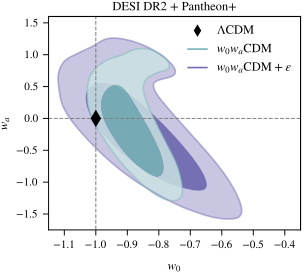

Source code (Python):
#!/usr/bin/env python3
"""Figure 2: DESI DR2 + Pantheon+ (w0, wa) posteriors with epsilon = 0 and free epsilon."""
from __future__ import annotations

import json
import sys
from pathlib import Path

# Direct execution puts figures/ on the import path; include the project root.
if __package__ in (None, ""):
    sys.path.insert(0, str(Path(__file__).resolve().parent.parent))

from figures.common import FIGURE_DIR, PURPLE, STYLE, TEAL, write_values

import matplotlib as mpl
import matplotlib.pyplot as plt
import numpy as np
from getdist import MCSamples, chains, plots
from matplotlib.lines import Line2D

from src.posterior_io import RUN_ROOT, load_run
from src.release_io import repo_relative, resolve

OUTPUT = FIGURE_DIR / "figure2.pdf"
PARAMETER_LABELS = {"Omega_m": r"\Omega_{\rm m}", "w0": r"w_0", "wa": r"w_a", "epsilon": r"\epsilon"}


def load_posterior(path: Path, name_tag: str) -> MCSamples:
    """Load one validated portable posterior for GetDist."""
    with np.load(path, allow_pickle=False) as posterior:
        samples = np.asarray(posterior["samples"], dtype=float)
        weights = np.asarray(posterior["weights"], dtype=float)
        names = [str(name) for name in posterior["parameter_names"]]
    if not {"w0", "wa"}.issubset(names):
        raise ValueError(f"Posterior does not contain both w0 and wa: {path}")
    previous = chains.print_load_details
    chains.print_load_details = False
    try:
        return MCSamples(samples=samples, weights=weights, names=names,
                         labels=[PARAMETER_LABELS.get(name, name) for name in names],
                         name_tag=name_tag, settings={"ignore_rows": 0})
    finally:
        chains.print_load_details = previous


def make_figure(fixed: MCSamples, free: MCSamples) -> mpl.figure.Figure:
    """Create the single-column two-dimensional marginalized contour plot."""
    width_inch = 0.9 * 3.375
    height_inch = 0.9 * width_inch
    plotter = plots.get_single_plotter(width_inch=width_inch, ratio=height_inch / width_inch,
                                       scaling=False)
    plotter.settings.axes_fontsize = 8
    plotter.settings.axes_labelsize = 9
    plotter.settings.legend_fontsize = 9
    plotter.plot_2d([free, fixed], "w0", "wa", filled=True, colors=[PURPLE, TEAL],
                    lws=[1.2, 1.2], lims=[-1.15, -0.35, -1.75, 1.60], alpha=[0.2, 0.2])

    ax = plotter.fig.axes[0]
    ax.plot(-1.0, 0.0, marker="d", markersize=7.5, markerfacecolor="black",
            markeredgecolor="black", linestyle="none", zorder=20)
    ax.set_title("DESI DR2 + Pantheon+", fontsize=9, pad=4.5)
    ax.set_xlabel(r"$w_0$", fontsize=9)
    ax.set_ylabel(r"$w_a$", fontsize=9)
    ax.set_xticks([-1.1, -1.0, -0.9, -0.8, -0.7, -0.6, -0.5, -0.4])
    ax.set_yticks(np.arange(-1.5, 1.51, 0.5))
    ax.tick_params(direction="out", length=4, width=0.7, labelsize=8)
    for spine in ax.spines.values():
        spine.set_visible(True)
    ax.spines["left"].set_linewidth(0.7)
    ax.spines["bottom"].set_linewidth(0.7)
    ax.hlines(y=0, xmin=-1.5, xmax=0, linestyle="dashed", linewidth=0.75, color="grey")
    ax.vlines(x=-1, ymin=-2.0, ymax=2.0, linestyle="dashed", linewidth=0.75, color="grey")

    handles = [
        Line2D([], [], color="black", marker="d", markersize=5, linestyle="none",
               label=r"$\Lambda$CDM"),
        Line2D([], [], color=TEAL, linewidth=1.2, label=r"$w_0w_a{\rm CDM}$"),
        Line2D([], [], color=PURPLE, linewidth=1.2, label=r"$w_0w_a{\rm CDM} + \varepsilon$"),
    ]
    ax.legend(handles=handles, loc="upper right", frameon=False, fontsize=9,
              handlelength=1.5, borderaxespad=0.3, labelspacing=0.45)
    plotter.fig.set_size_inches(width_inch, height_inch, forward=True)
    ax.set_position([0.16, 0.16, 0.83, 0.78])
    return plotter.fig


def main() -> None:
    """Load the selected saved runs and write the vector PDF."""
    records, posteriors = {}, {}
    for model, tag in (("w0wa", "CPL, epsilon=0"), ("w0wa-epsilon", "CPL, free epsilon")):
        record = load_run(RUN_ROOT, "pantheon", model)
        summary = json.loads(resolve(record["provenance"]["summary_path"]).read_text())
        if summary.get("nlive") != 3000 or summary.get("discard_exploration") is not True:
            raise ValueError(f"Expected nlive=3000 and discarded exploration: {model}")
        records[model] = {"nlive": summary["nlive"], "discard_exploration": True,
                          **record["provenance"]}
        posteriors[model] = load_posterior(resolve(record["provenance"]["posterior_path"]), tag)

    OUTPUT.parent.mkdir(parents=True, exist_ok=True)
    with mpl.rc_context(STYLE):
        figure = make_figure(posteriors["w0wa"], posteriors["w0wa-epsilon"])
        figure.savefig(OUTPUT, format="pdf", transparent=False)
        plt.close(figure)
    write_values(OUTPUT, {
        "run_root": repo_relative(RUN_ROOT), "runs": records,
        "plotted_parameters": ["w0", "wa"], "contour_probabilities": [0.68, 0.95],
        "method": "GetDist weighted marginalized 2D density with default smoothing; ignore_rows=0",
        "calibration_treatment": "explicit_sampling; calibration coordinates marginalized",
        "pdf": repo_relative(OUTPUT),
    })
    print(f"Wrote {OUTPUT}")


if __name__ == "__main__":
    main()
